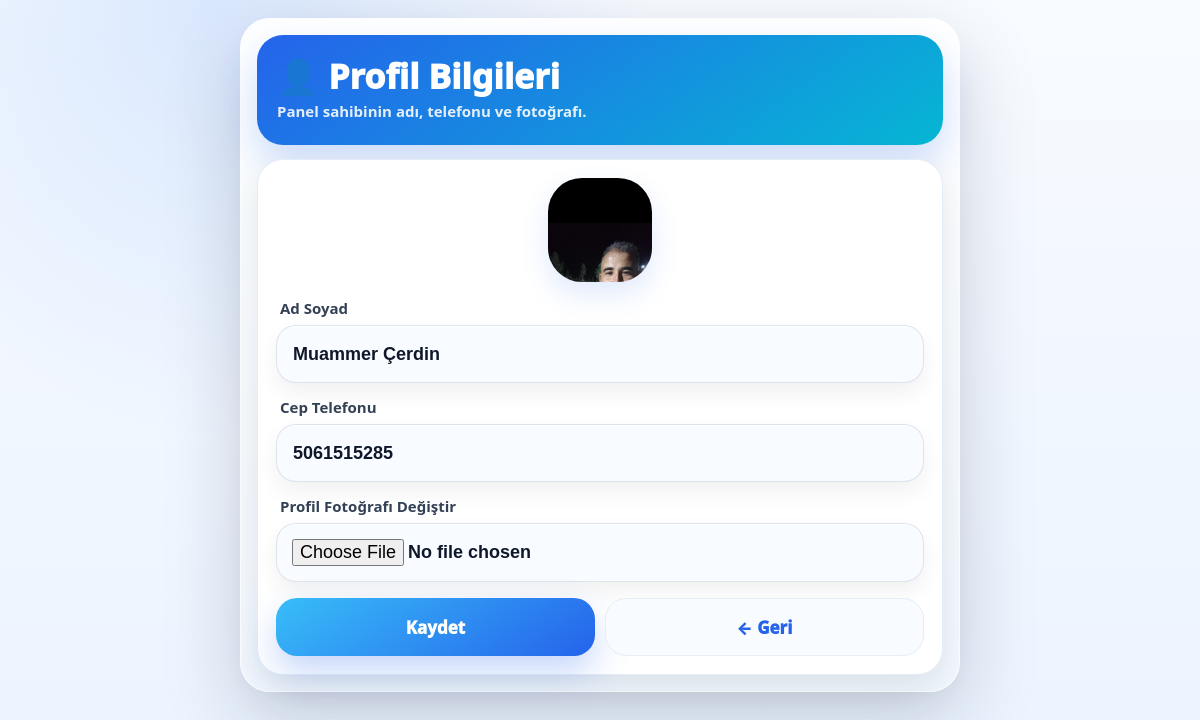
Page /ayarlar/profil (signed in) on the earlier database version.
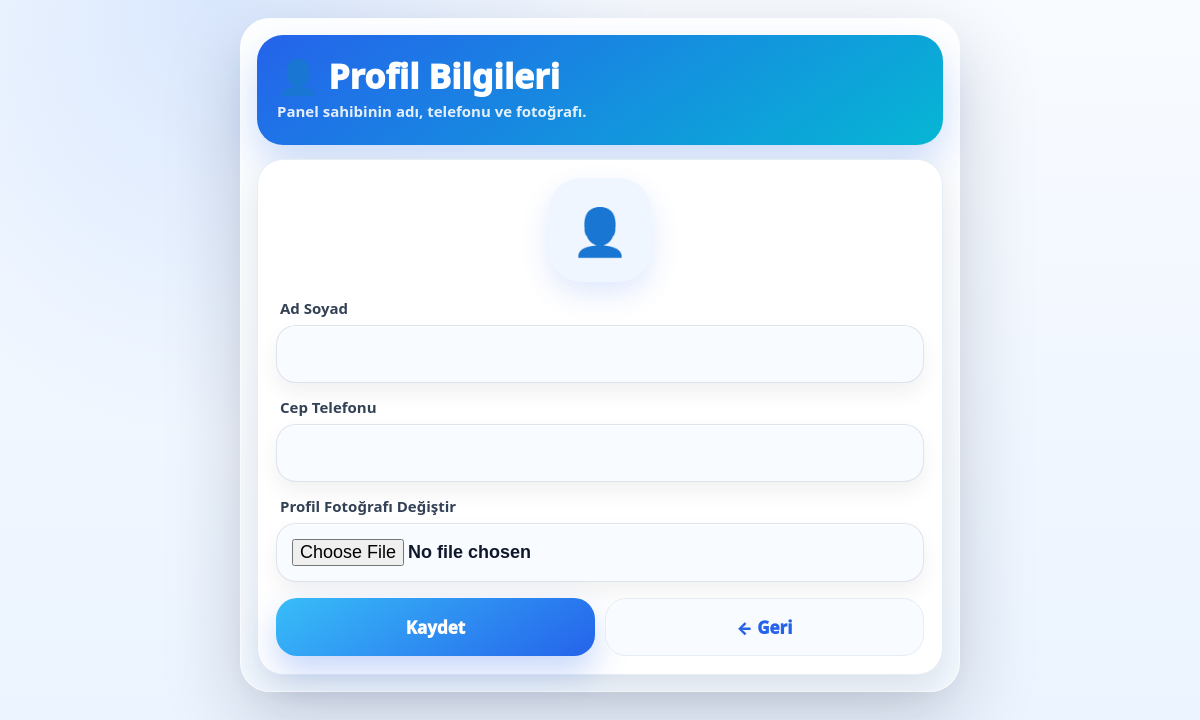
Same page on the later database version.
### tables this page shows
CREATE TABLE admin_profile(
            id INTEGER PRIMARY KEY CHECK(id=1),
            full_name TEXT NOT NULL DEFAULT '',
            phone TEXT NOT NULL DEFAULT '',
            photo_path TEXT NOT NULL DEFAULT '',
            created_at TEXT NOT NULL DEFAULT (datetime('now','localtime')),
            updated_at TEXT NOT NULL DEFAULT (datetime('now','localtime'))
        );

### modules/settings_panel.py (the view, shortened to what this page needs)
    def settings_profile_page():
        msg = ""
        error = ""
        prof = get_admin_profile()
        return render_template("settings_profile.html", msg=msg, error=error, profile=prof)

### app.py (called while the page is built)
def ensure_admin_profile_table(db):
    db.execute("""
        CREATE TABLE IF NOT EXISTS admin_profile(
            id INTEGER PRIMARY KEY CHECK(id=1),
            full_name TEXT NOT NULL DEFAULT '',
            phone TEXT NOT NULL DEFAULT '',
            photo_path TEXT NOT NULL DEFAULT '',
            created_at TEXT NOT NULL DEFAULT (datetime('now','localtime')),
            updated_at TEXT NOT NULL DEFAULT (datetime('now','localtime'))
        )
    """)

def get_admin_profile():
    db = get_db()
    ensure_admin_profile_table(db)
    row = db.execute("""
        SELECT id, full_name, phone, photo_path, created_at, updated_at
        FROM admin_profile
        WHERE id=1
    """).fetchone()
    if not row:
        return None
    return {
        "id": row["id"],
        "full_name": row["full_name"] or "",
        "phone": row["phone"] or "",
        "photo_path": row["photo_path"] or "",
        "created_at": row["created_at"],
        "updated_at": row["updated_at"],
    }

def admin_profile_exists():
    prof = get_admin_profile()
    return bool(prof and prof.get("full_name"))

### templates/settings_profile.html (shortened to what this page needs)
<!doctype html>
<html lang="tr">
<head>
</head>
<body>
  <main class="shell">
    <section class="hero">
      <h1>👤 Profil Bilgileri</h1>
      <p>Panel sahibinin adı, telefonu ve fotoğrafı.</p>
    </section>
    <section class="card">
      <div class="photo-preview">
        {% if profile and profile.photo_path %}
          <img src="{{ profile.photo_path }}" alt="Profil">
        {% else %}
          👤
        {% endif %}
      </div>
      <form method="post" enctype="multipart/form-data">
        <div class="field">
          <label>Ad Soyad</label>
          <input name="full_name" type="text" value="{{ profile.full_name if profile else '' }}" required>
        </div>
        <div class="field">
          <label>Cep Telefonu</label>
          <input name="phone" type="tel" value="{{ profile.phone if profile else '' }}" required>
        </div>
        <div class="field">
          <label>Profil Fotoğrafı Değiştir</label>
          <input name="profile_photo" type="file" accept="image/*">
        </div>
        <div class="actions">
          <button class="btn primary" type="submit">Kaydet</button>
          <a class="btn secondary" href="/ayarlar">← Geri</a>
        </div>
      </form>
    </section>
  </main>
</body>
</html>

Differences in the rows shown:
removed admin_profile: photo_path (picture), full_name "Muammer Çerdin", phone "5061515285"
